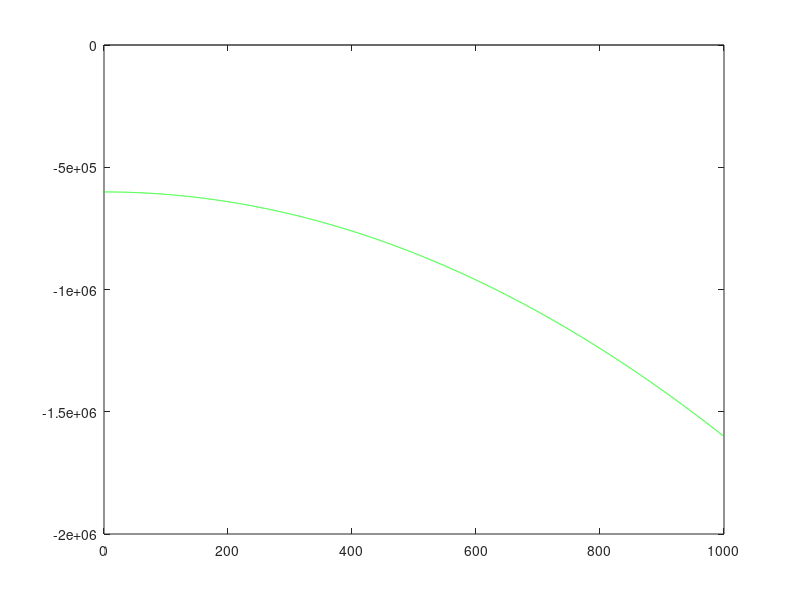

MATLAB code for this plot:

rho=0:0.1:1000;

%zero
zerop=@(rho)rho*0.0 ;

% %Murnaghan-Tait equation of state
% P0= 101325; %Pa
% rho0= 1000; %kg/cu.m
% K0 = 2.15e9; %Pa
% un = 7.15;
% 
% ptait=@(rho)K0*(((rho/rho0).^un)-1)./un +P0;

%van der Waals equation of state
a=1;
b=1;
R=2000;
T=300;

pvdw=@(rho)R*T*rho/(1-b*rho) - a*(rho.^2);

plot(rho,zerop(rho),'k-.',rho,pvdw(rho),'g')